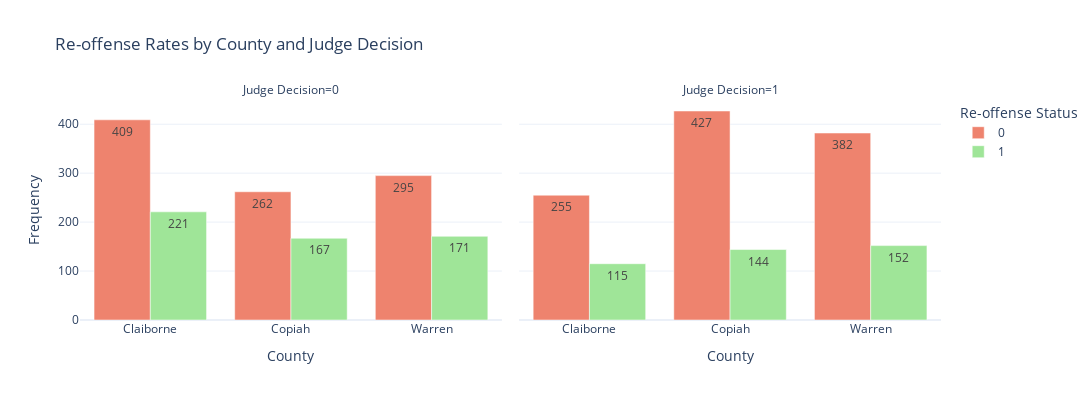

Notebook code for this chart:
### Code cell
# Analyzing Re-offense Rates by County and Judge Decision
cross_tab_county_decision = combined_df.groupby(['County', 'Re-offense', 'Judge Decision']).size().reset_index(name='Count')

cross_tab_county_decision['Re-offense'] = cross_tab_county_decision['Re-offense'].astype(str)
cross_tab_county_decision['Judge Decision'] = cross_tab_county_decision['Judge Decision'].astype(str)

fig = px.bar(
    cross_tab_county_decision, 
    x='County', 
    y='Count', 
    color='Re-offense', 
    barmode='group', 
    facet_col='Judge Decision', 
    labels={'Count': 'Frequency', 'Re-offense': 'Re-offense Status'}, 
    title='Re-offense Rates by County and Judge Decision',
    text_auto=True,
    color_discrete_map={'0': '#ee836e', '1': '#9fe598'}
)

fig.update_layout(
    xaxis_title='County',
    yaxis_title='Frequency',
    template='plotly_white',
    width=1200,
    height=400
)

fig.show()

### Figure 1 — Plotly figure (JSON) as saved in the notebook; plotly's stock layout.template omitted (floating-point values rounded to 4 significant figures)
{"data": [{"alignmentgroup": "True", "hovertemplate": "Re-offense Status=0<br>Judge Decision=0<br>County=%{x}<br>Frequency=%{y}<extra></extra>", "legendgroup": "0", "marker": {"color": "#ee836e", "pattern": {"shape": ""}}, "name": "0", "offsetgroup": "0", "orientation": "v", "showlegend": true, "textposition": "auto", "texttemplate": "%{y}", "type": "bar", "x": ["Claiborne", "Copiah", "Warren"], "xaxis": "x", "y": [409, 262, 295], "yaxis": "y"}, {"alignmentgroup": "True", "hovertemplate": "Re-offense Status=0<br>Judge Decision=1<br>County=%{x}<br>Frequency=%{y}<extra></extra>", "legendgroup": "0", "marker": {"color": "#ee836e", "pattern": {"shape": ""}}, "name": "0", "offsetgroup": "0", "orientation": "v", "showlegend": false, "textposition": "auto", "texttemplate": "%{y}", "type": "bar", "x": ["Claiborne", "Copiah", "Warren"], "xaxis": "x2", "y": [255, 427, 382], "yaxis": "y2"}, {"alignmentgroup": "True", "hovertemplate": "Re-offense Status=1<br>Judge Decision=0<br>County=%{x}<br>Frequency=%{y}<extra></extra>", "legendgroup": "1", "marker": {"color": "#9fe598", "pattern": {"shape": ""}}, "name": "1", "offsetgroup": "1", "orientation": "v", "showlegend": true, "textposition": "auto", "texttemplate": "%{y}", "type": "bar", "x": ["Claiborne", "Copiah", "Warren"], "xaxis": "x", "y": [221, 167, 171], "yaxis": "y"}, {"alignmentgroup": "True", "hovertemplate": "Re-offense Status=1<br>Judge Decision=1<br>County=%{x}<br>Frequency=%{y}<extra></extra>", "legendgroup": "1", "marker": {"color": "#9fe598", "pattern": {"shape": ""}}, "name": "1", "offsetgroup": "1", "orientation": "v", "showlegend": false, "textposition": "auto", "texttemplate": "%{y}", "type": "bar", "x": ["Claiborne", "Copiah", "Warren"], "xaxis": "x2", "y": [115, 144, 152], "yaxis": "y2"}], "layout": {"annotations": [{"font": {}, "showarrow": false, "text": "Judge Decision=0", "x": 0.245, "xanchor": "center", "xref": "paper", "y": 1, "yanchor": "bottom", "yref": "paper"}, {"font": {}, "showarrow": false, "text": "Judge Decision=1", "x": 0.755, "xanchor": "center", "xref": "paper", "y": 1, "yanchor": "bottom", "yref": "paper"}], "barmode": "group", "height": 400, "legend": {"title": {"text": "Re-offense Status"}, "tracegroupgap": 0}, "title": {"text": "Re-offense Rates by County and Judge Decision"}, "width": 1200, "xaxis": {"anchor": "y", "domain": [0, 0.49], "title": {"text": "County"}}, "xaxis2": {"anchor": "y2", "domain": [0.51, 1], "matches": "x", "title": {"text": "County"}}, "yaxis": {"anchor": "x", "domain": [0, 1], "title": {"text": "Frequency"}}, "yaxis2": {"anchor": "x2", "domain": [0, 1], "matches": "y", "showticklabels": false}}}
